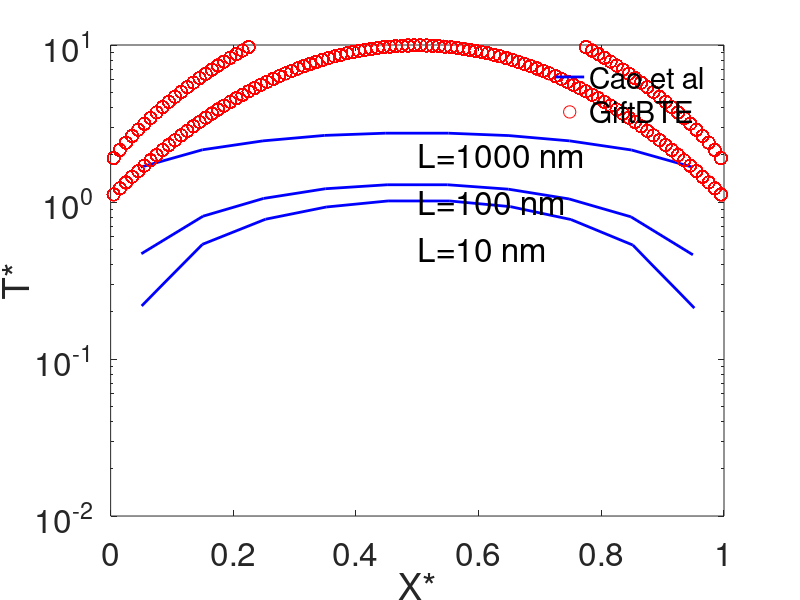

Here is the MATLAB script that generated this plot:
clc;clear all;close all
%%
% load results from literature Cao, et al. (https://doi.org/10.1098/rspa.2015.0811)
load 001.dat; % load temperature results for L=1e-5m
Ta1=X001;
load 01.dat; % load temperature results for L=1e-6m
Ta2=X01;
load 05.dat  % load temperature results for L=2e-7m
Ta3=X05;

semilogy(Ta1(:,1),Ta1(:,2),'b','LineWidth',2);
hold on
plot(Ta2(:,1),Ta2(:,2),'b','LineWidth',2);
hold on
h1=plot(Ta3(:,1),Ta3(:,2),'b','LineWidth',2);
hold on

%%
% compare temperature results from GiftBTE and literature Cao, et al.
C=1627100;
q=1E15;
k=150;
v=2677;
xx=0:0.01:1
S=q;

load 2e-7/TempLattice.dat; % load temperature results calculated GiftBTE for L=2e-7m
L=2e-7;
T11=TempLattice;
T11(:,4)=8*k*(T11(:,4))/S/L/L;
scatter(T11(:,2)/L,T11(:,4),80,'r'); % non-dimensional x position versus temperature
hold on

load 1e-6/TempLattice.dat; % load temperature results calculated GiftBTE for L=1e-6m
L=1e-6;
T11=TempLattice;
T11(:,4)=8*k*(T11(:,4))/S/L/L;
scatter(T11(:,2)/L,T11(:,4),80,'r'); % non-dimensional x position versus temperature
hold on

load 1e-5/TempLattice.dat; % load temperature results calculated GiftBTE for L=1e-5m
L=1e-5;
T11=TempLattice;
T11(:,4)=8*k*(T11(:,4))/S/L/L;
h2=scatter(T11(:,2)/L,T11(:,4),80,'r'); % non-dimensional x position versus temperature
hold on

%%
box on

legend([h1 h2],'Cao et al','GiftBTE','Location','best');
% legend('Cao et al','GiftBTE','FontSize',24,'Location','best');
legend boxoff

xlabel('X*','FontSize',24);

ylabel('T*','FontSize',24);

set(gca,'FontSize',24);

text(0.5,2,'L=1000 nm','FontSize',24)

text(0.5,1,'L=100 nm','FontSize',24)

text(0.5,0.5,'L=10 nm','FontSize',24)
